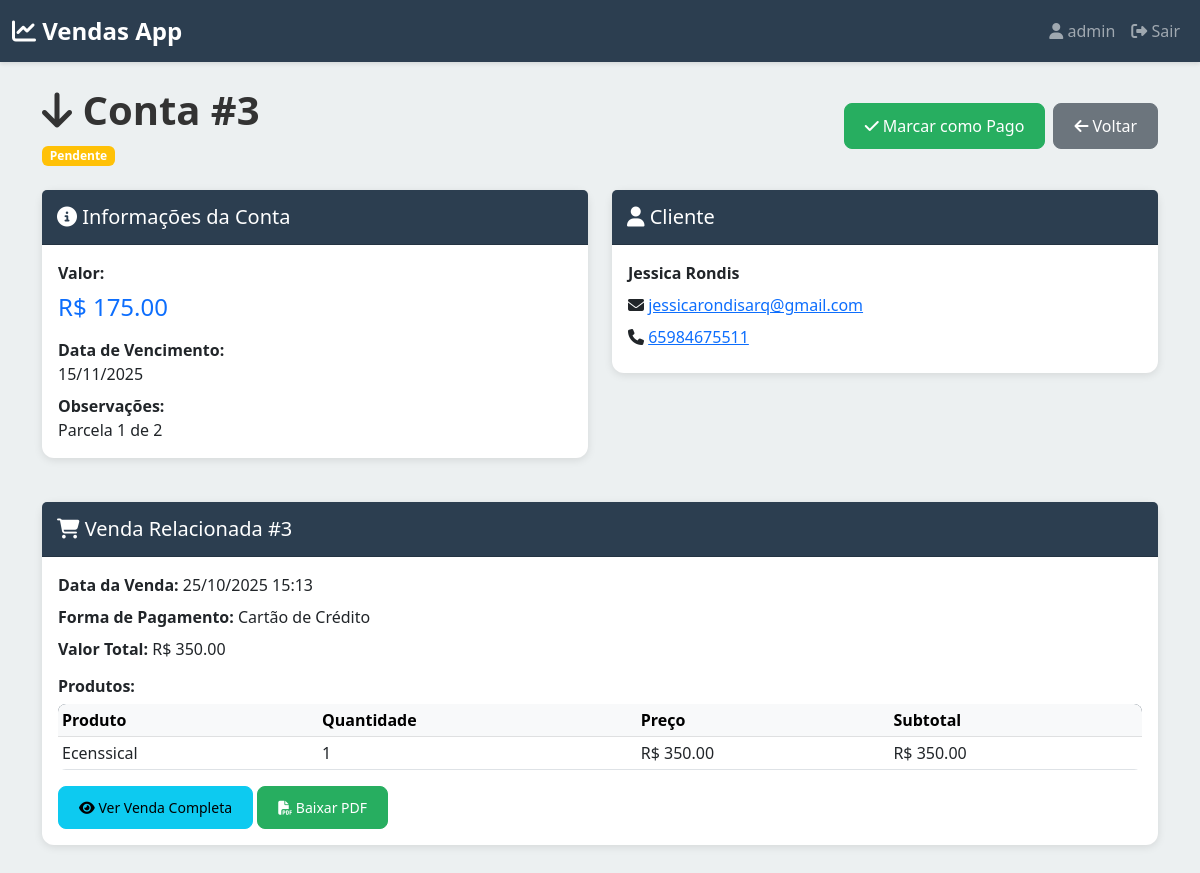
Page /contas-receber/3/ (signed in) on the committed database.
### vendas/models.py (models this page shows, shortened)
class AccountsReceivable(models.Model):
    STATUS_CHOICES = [
        ('pendente', 'Pendente'),
        ('vencido', 'Vencido'),
        ('pago', 'Pago'),
    ]
    usuario = models.ForeignKey(
        User,
        on_delete=models.CASCADE,
        related_name='contas_receber',
        help_text="Usuário proprietário"
    )
    venda = models.ForeignKey(
        Sale,
        on_delete=models.CASCADE,
        related_name='contas_receber_venda',
        help_text="Venda relacionada"
    )
    cliente = models.ForeignKey(
        Client,
        on_delete=models.CASCADE,
        related_name='contas_receber',
        help_text="Cliente devedor"
    )
    valor = models.DecimalField(
        max_digits=12,
        decimal_places=2,
        help_text="Valor a receber"
    )
    data_vencimento = models.DateField(
        help_text="Data de vencimento"
    )
    data_pagamento = models.DateField(
        blank=True,
        null=True,
        help_text="Data do pagamento (preenchido quando pago)"
    )
    status = models.CharField(
        max_length=20,
        choices=STATUS_CHOICES,
        default='pendente',
        help_text="Status da conta"
    )
    observacoes = models.TextField(
        blank=True,
        null=True,
        help_text="Observações"
    )
    criado_em = models.DateTimeField(auto_now_add=True)
    class Meta:
        verbose_name = "Conta a Receber"
        verbose_name_plural = "Contas a Receber"
        ordering = ['data_vencimento']
    def atualizar_status(self):
        if self.status == 'pago':
            return
        hoje = timezone.now().date()
        if self.data_vencimento < hoje:
            self.status = 'vencido'
        else:
            self.status = 'pendente'
        self.save()

class Client(models.Model):
    usuario = models.ForeignKey(
        User,
        on_delete=models.CASCADE,
        related_name='clientes',
        help_text="Usuário proprietário do cliente"
    )
    nome = models.CharField(
        max_length=200,
        help_text="Nome completo do cliente"
    )
    email = models.EmailField(
        blank=True,
        null=True,
        help_text="Email do cliente"
    )
    telefone = models.CharField(
        max_length=20,
        blank=True,
        null=True,
        help_text="Telefone do cliente"
    )
    cpf_cnpj = models.CharField(
        max_length=20,
        blank=True,
        null=True,
        help_text="CPF ou CNPJ do cliente"
    )
    endereco = models.CharField(
        max_length=300,
        blank=True,
        null=True,
        help_text="Endereço do cliente"
    )
    cidade = models.CharField(
        max_length=100,
        blank=True,
        null=True,
        help_text="Cidade do cliente"
    )
    estado = models.CharField(
        max_length=2,
        blank=True,
        null=True,
        help_text="Estado (UF) do cliente"
    )
    cep = models.CharField(
        max_length=10,
        blank=True,
        null=True,
        help_text="CEP do cliente"
    )
    ativo = models.BooleanField(
        default=True,
        help_text="Se o cliente está ativo"
    )
    criado_em = models.DateTimeField(auto_now_add=True)
    atualizado_em = models.DateTimeField(auto_now=True)
    class Meta:
        verbose_name = "Cliente"
        verbose_name_plural = "Clientes"
        ordering = ['-criado_em']
        unique_together = ('usuario', 'nome')

class Sale(models.Model):
    FORMA_PAGAMENTO_CHOICES = [
        ('dinheiro', 'Dinheiro'),
        ('cartao_credito', 'Cartão de Crédito'),
        ('cartao_debito', 'Cartão de Débito'),
        ('boleto', 'Boleto'),
        ('pix', 'PIX'),
        ('cheque', 'Cheque'),
        ('outro', 'Outro'),
    ]
    usuario = models.ForeignKey(
        User,
        on_delete=models.CASCADE,
        related_name='vendas',
        help_text="Usuário proprietário da venda"
    )
    cliente = models.ForeignKey(
        Client,
        on_delete=models.CASCADE,
        related_name='vendas',
        help_text="Cliente da venda"
    )
    data_venda = models.DateTimeField(
        auto_now_add=True,
        help_text="Data e hora da venda"
    )
    valor_total = models.DecimalField(
        max_digits=12,
        decimal_places=2,
        default=0,
        help_text="Valor total da venda"
    )
    forma_pagamento = models.CharField(
        max_length=20,
        choices=FORMA_PAGAMENTO_CHOICES,
        default='dinheiro',
        help_text="Forma de pagamento"
    )
    data_vencimento = models.DateField(
        help_text="Data de vencimento do pagamento"
    )
    observacoes = models.TextField(
        blank=True,
        null=True,
        help_text="Observações sobre a venda"
    )
    criado_em = models.DateTimeField(auto_now_add=True)
    atualizado_em = models.DateTimeField(auto_now=True)
    class Meta:
        verbose_name = "Venda"
        verbose_name_plural = "Vendas"
        ordering = ['-data_venda']

class SaleItem(models.Model):
    venda = models.ForeignKey(
        Sale,
        on_delete=models.CASCADE,
        related_name='itens',
        help_text="Venda à qual o item pertence"
    )
    produto = models.ForeignKey(
        Product,
        on_delete=models.SET_NULL,
        null=True,
        related_name='itens_venda',
        help_text="Produto vendido"
    )
    quantidade = models.IntegerField(
        help_text="Quantidade vendida"
    )
    preco_unitario = models.DecimalField(
        max_digits=10,
        decimal_places=2,
        help_text="Preço unitário no momento da venda"
    )
    subtotal = models.DecimalField(
        max_digits=12,
        decimal_places=2,
        editable=False,
        help_text="Subtotal do item (quantidade x preço)"
    )
    class Meta:
        verbose_name = "Item de Venda"
        verbose_name_plural = "Itens de Venda"

class Product(models.Model):
    usuario = models.ForeignKey(
        User,
        on_delete=models.CASCADE,
        related_name='produtos',
        help_text="Usuário proprietário do produto"
    )
    nome = models.CharField(
        max_length=200,
        help_text="Nome do produto"
    )
    descricao = models.TextField(
        blank=True,
        null=True,
        help_text="Descrição detalhada do produto"
    )
    preco = models.DecimalField(
        max_digits=10,
        decimal_places=2,
        help_text="Preço unitário do produto"
    )
    marca = models.ForeignKey(
        Marca,
        on_delete=models.SET_NULL,
        null=True,
        blank=True,
        related_name='produtos',
        help_text="Marca do produto"
    )
    estoque = models.IntegerField(
        default=0,
        help_text="Quantidade em estoque"
    )
    ativo = models.BooleanField(
        default=True,
        help_text="Se o produto está ativo"
    )
    criado_em = models.DateTimeField(auto_now_add=True)
    atualizado_em = models.DateTimeField(auto_now=True)
    class Meta:
        verbose_name = "Produto"
        verbose_name_plural = "Produtos"
        ordering = ['-criado_em']
        unique_together = ('usuario', 'nome')

### vendas/views.py (the view)
# urls.py: path('contas-receber/<int:pk>/', views.conta_receber_detail, name='conta_receber_detail'),
@login_required(login_url='vendas:login')
def conta_receber_detail(request, pk):
    usuario = request.user
    try:
        conta = AccountsReceivable.objects.get(pk=pk, usuario=usuario)
    except AccountsReceivable.DoesNotExist:
        messages.error(request, 'Conta a receber não encontrada!')
        return redirect('vendas:contas_receber_list')
    conta.atualizar_status()
    venda = conta.venda
    itens = SaleItem.objects.filter(venda=venda)
    contexto = {
        'conta': conta,
        'venda': venda,
        'itens': itens,
    }
    return render(request, 'vendas/contas_receber/detail.html', contexto)

### templates/vendas/contas_receber/detail.html (shortened to what this page needs)
{% extends 'base.html' %}
{% block content %}
<div class="row mt-4">
    <div class="col-12 mb-4">
        <div class="d-flex justify-content-between align-items-center">
            <div>
                <h1 class="fw-bold">
                    <i class="fas fa-arrow-down"></i> Conta #{{ conta.id }}
                </h1>
                {% if conta.status == 'pago' %}
                    <span class="badge bg-success">Pago</span>
                {% elif conta.status == 'vencido' %}
                    <span class="badge bg-danger">Vencido</span>
                {% else %}
                    <span class="badge bg-warning">Pendente</span>
                {% endif %}
            </div>
            <div class="d-flex gap-2">
                {% if conta.status != 'pago' %}
                <a href="{% url 'vendas:conta_receber_marcar_pago' conta.pk %}" class="btn btn-success">
                    <i class="fas fa-check"></i> Marcar como Pago
                </a>
                {% else %}
                <a href="{% url 'vendas:conta_receber_marcar_nao_pago' conta.pk %}" class="btn btn-warning">
                    <i class="fas fa-undo"></i> Marcar como Não Pago
                </a>
                {% endif %}
                <a href="{% url 'vendas:contas_receber_list' %}" class="btn btn-secondary">
                    <i class="fas fa-arrow-left"></i> Voltar
                </a>
            </div>
        </div>
    </div>
</div>
<div class="row mb-4">
    <div class="col-12 col-md-6">
        <div class="card">
            <div class="card-header">
                <h5 class="mb-0">
                    <i class="fas fa-info-circle"></i> Informações da Conta
                </h5>
            </div>
            <div class="card-body">
                <p class="mb-2">
                    <strong>Valor:</strong><br>
                    <h4 class="text-primary">R$ {{ conta.valor|floatformat:2 }}</h4>
                </p>
                <p class="mb-2">
                    <strong>Data de Vencimento:</strong><br>
                    {{ conta.data_vencimento|date:"d/m/Y" }}
                </p>
                {% if conta.observacoes %}
                <p class="mb-0">
                    <strong>Observações:</strong><br>
                    {{ conta.observacoes }}
                </p>
                {% endif %}
            </div>
        </div>
    </div>
    <div class="col-12 col-md-6">
        <div class="card">
            <div class="card-header">
                <h5 class="mb-0">
                    <i class="fas fa-user"></i> Cliente
                </h5>
            </div>
            <div class="card-body">
                <p class="mb-2">
                    <strong>{{ conta.cliente.nome }}</strong>
                </p>
                {% if conta.cliente.email %}
                <p class="mb-2">
                    <i class="fas fa-envelope"></i>
                    <a href="mailto:{{ conta.cliente.email }}">{{ conta.cliente.email }}</a>
                </p>
                {% endif %}
                {% if conta.cliente.telefone %}
                <p class="mb-2">
                    <i class="fas fa-phone"></i>
                    <a href="tel:{{ conta.cliente.telefone }}">{{ conta.cliente.telefone }}</a>
                </p>
                {% endif %}
            </div>
        </div>
    </div>
</div>
<div class="row mb-4">
    <div class="col-12">
        <div class="card">
            <div class="card-header">
                <h5 class="mb-0">
                    <i class="fas fa-shopping-cart"></i> Venda Relacionada #{{ venda.id }}
                </h5>
            </div>
            <div class="card-body">
                <p class="mb-2">
                    <strong>Data da Venda:</strong> {{ venda.data_venda|date:"d/m/Y H:i" }}
                </p>
                <p class="mb-2">
                    <strong>Forma de Pagamento:</strong> {{ venda.get_forma_pagamento_display }}
                </p>
                <p class="mb-3">
                    <strong>Valor Total:</strong> R$ {{ venda.valor_total|floatformat:2 }}
                </p>
                <h6 class="fw-bold mb-2">Produtos:</h6>
                <div class="table-responsive">
                    <table class="table table-sm table-hover mb-0">
                        <thead class="table-light">
                            <tr>
                                <th>Produto</th>
                                <th>Quantidade</th>
                                <th>Preço</th>
                                <th>Subtotal</th>
                            </tr>
                        </thead>
                        <tbody>
                            {% for item in itens %}
                            <tr>
                                <td>{{ item.produto.nome }}</td>
                                <td>{{ item.quantidade }}</td>
                                <td>R$ {{ item.preco_unitario|floatformat:2 }}</td>
                                <td>R$ {{ item.subtotal|floatformat:2 }}</td>
                            </tr>
                            {% endfor %}
                        </tbody>
                    </table>
                </div>
                <div class="mt-3">
                    <a href="{% url 'vendas:venda_detail' venda.pk %}" class="btn btn-sm btn-info">
                        <i class="fas fa-eye"></i> Ver Venda Completa
                    </a>
                    <a href="{% url 'vendas:venda_gerar_pdf' venda.pk %}" class="btn btn-sm btn-success">
                        <i class="fas fa-file-pdf"></i> Baixar PDF
                    </a>
                </div>
            </div>
        </div>
    </div>
</div>
{% endblock %}

### templates/base.html (shortened to what this page needs)
<!DOCTYPE html>
<html lang="pt-BR">
<head>
    <link href="https://cdn.jsdelivr.net/npm/bootstrap@5.3.0/dist/css/bootstrap.min.css" rel="stylesheet">
    <link rel="stylesheet" href="https://cdnjs.cloudflare.com/ajax/libs/font-awesome/6.4.0/css/all.min.css">
</head>
<body>
    {% if user.is_authenticated %}
    <nav class="navbar navbar-expand-lg navbar-dark">
        <div class="container-fluid">
            <a class="navbar-brand" href="{% url 'vendas:home' %}">
                <i class="fas fa-chart-line"></i> Vendas App
            </a>
            <div class="collapse navbar-collapse" id="navbarNav">
                <ul class="navbar-nav ms-auto">
                    <li class="nav-item">
                        <span class="nav-link">
                            <i class="fas fa-user"></i> {{ user.first_name|default:user.username }}
                        </span>
                    </li>
                    <li class="nav-item">
                        <a class="nav-link" href="{% url 'vendas:logout' %}">
                            <i class="fas fa-sign-out-alt"></i> Sair
                        </a>
                    </li>
                </ul>
            </div>
        </div>
    </nav>
    {% endif %}
    <div class="main-container">
        <div class="container">
            {% block content %}{% endblock %}
        </div>
    </div>
</body>
</html>

### templates/base.html (style rules this page uses)
:root { --primary-color: #2c3e50; --secondary-color: #3498db; --success-color: #27ae60; --danger-color: #e74c3c; --warning-color: #f39c12; --light-bg: #ecf0f1; }
* { margin: 0; padding: 0; box-sizing: border-box; }
body { font-family: 'Segoe UI', Tahoma, Geneva, Verdana, sans-serif; background-color: var(--light-bg); color: #333; }
.navbar { background-color: var(--primary-color); box-shadow: 0 2px 4px rgba(0, 0, 0, 0.1); }
.navbar-brand { font-weight: bold; font-size: 1.5rem; }
.main-container { min-height: 100vh; padding-bottom: 80px; }
.card { border: none; border-radius: 12px; box-shadow: 0 2px 8px rgba(0, 0, 0, 0.1); margin-bottom: 20px; }
.card-header { background-color: var(--primary-color); color: white; border-radius: 12px 12px 0 0; padding: 15px; }
.btn { border-radius: 8px; font-weight: 500; padding: 10px 20px; transition: all 0.3s ease; }
.btn-success { background-color: var(--success-color); border-color: var(--success-color); }
.table { background-color: white; border-radius: 8px; overflow: hidden; }
.table thead { background-color: var(--primary-color); color: white; }

### rows in the picture
AccountsReceivable: id "3", valor "175.00", data_vencimento "15/11/2025", observacoes "Parcela 1 de 2", cliente.nome "Jessica Rondis", cliente.email "jessicarondisarq@gmail.com", cliente.telefone "65984675511"
Sale: id "3", data_venda "25/10/2025 15:13", forma_pagamento "Cartão de Crédito", valor_total "350.00"
SaleItem: produto.nome "Ecenssical", quantidade "1", preco_unitario "350.00", subtotal "350.00"

### other values in the picture
{{ user.first_name|default:user.username }} "admin"
